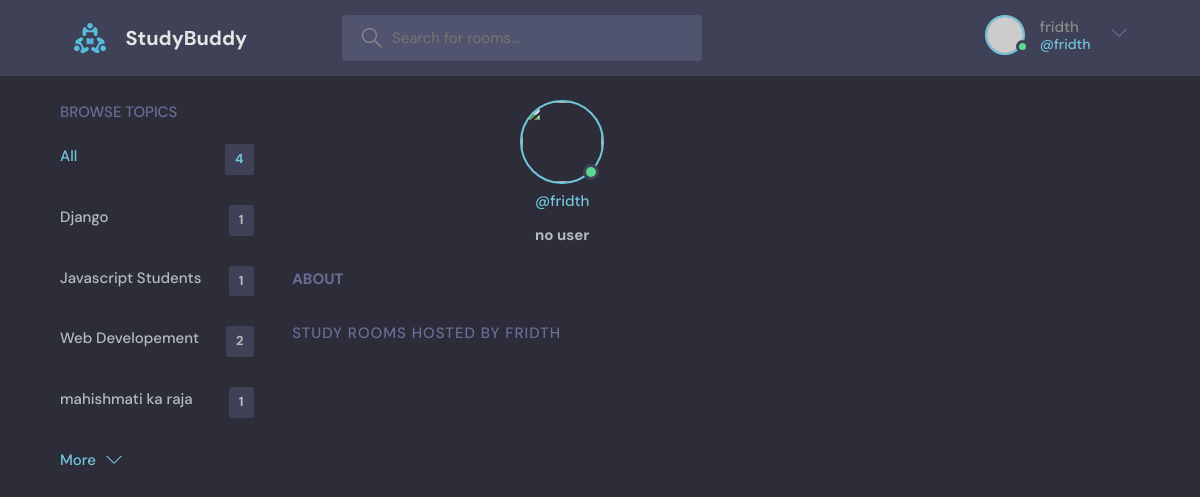
/userprofile/3/, run on an earlier commit of the app's database.
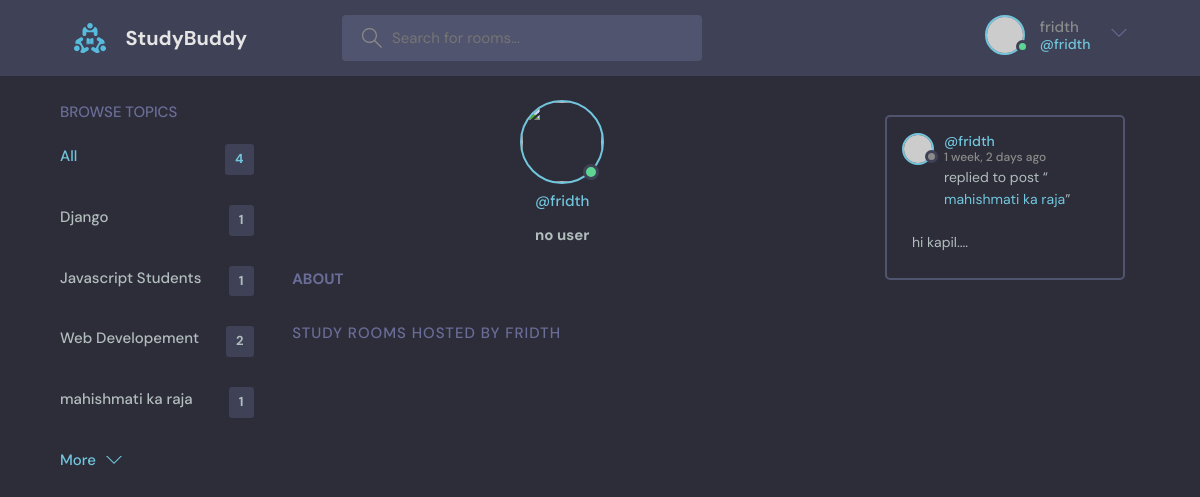
And on a later commit of the database.
### base/models.py (models this page shows, shortened)
class Topic(models.Model):
    name=models.CharField(max_length=200)
    def __str__(self):
        return self.name

class Message(models.Model):
    user=models.ForeignKey(User,on_delete=models.CASCADE, default=True)
    room=models.ForeignKey(Room, on_delete=models.CASCADE )
    body=models.TextField()
    updated=models.DateTimeField(auto_now=True)
    created=models.DateTimeField(auto_now_add=True)
    class Meta():
        ordering= ['-updated','-created']
    def __str__(self):
        return self.body[0:50]

class Room(models.Model):
    host=models.ForeignKey(User,on_delete=models.SET_NULL, null=True)
    topic=models.ForeignKey(Topic, on_delete=models.SET_NULL, null=True)
    name=models.CharField(max_length=100)
    description=models.TextField(null=True , blank=True)
    participants=models.ManyToManyField(User, related_name='participants',blank=True)
    updated=models.DateTimeField(auto_now=True)
    created=models.DateTimeField(auto_now_add=True)
    class Meta():
        ordering= ['-updated','-created']

### base/views.py (the view)
# urls.py: path('userprofile/<str:pk>/', views.UserProfile, name='user-profile'),
def UserProfile(request,pk):
    user=User.objects.get(id=pk)
    rooms = user.room_set.all()
    room_messages = user.message_set.all()
    topics = Topic.objects.all()
    context={'user':user,'room_messages':room_messages,'rooms':rooms, 'topic':topics}
    return render(request,'base/profile.html',context)

### base/templates/base/profile.html (shortened to what this page needs)
{% extends 'main.html' %}
{% block content %}
<main class="profile-page layout layout--3">
  <div class="container">
    {% include 'base/topic.html' %}
    <div class="roomList">
      <div class="profile">
        <div class="profile__avatar">
          <div class="avatar avatar--large active">
            <img src="{{user.avatar.url}}" />
          </div>
        </div>
        <div class="profile__info">
          <p>@{{user.username}}</p>
          {% if request.user == user %}
          <a href="{% url 'update-form' user.id %}" class="btn btn--main btn--pill">Edit Profile</a>
          {% else %}
          <h1>no user</h1>
          {% endif %}
        </div>
        <div class="profile__about">
          <h3>About</h3>
        </div>
      </div>
      <div class="roomList__header">
        <div>
          <h2>Study Rooms Hosted by {{user}}</a>
          </h2>
        </div>
      </div>
    </div>
    <div>
    {% include 'base/recent_activity.html' %}</div>
  </div>
</main>
{% endblock content %}

### base/templates/base/topic.html
<div class="topics">
    <div class="topics__header">
      <h2>Browse Topics</h2>
    </div>
    <ul class="topics__list">
      <li>
        <a href="{% url 'home' %}" class="active">All <span>{{topic.all.count}}</span></a>
      </li>
      {% for topic in topic %}
      <li>
        <a href="{% url 'home' %}?q={{topic.name}}">{{topic.name}}<span>{{topic.room_set.all.count}}</span></a>
      </li>
      {%endfor%}
    </ul>
    <a class="btn btn--link" href="{% url 'topics' %}">
      More
      <svg version="1.1" xmlns="http://www.w3.org/2000/svg" width="32" height="32" viewBox="0 0 32 32">
        <title>chevron-down</title>
        <path d="M16 21l-13-13h-3l16 16 16-16h-3l-13 13z"></path>
      </svg>
    </a>
  </div>

### base/templates/base/recent_activity.html (shortened to what this page needs)
{% for message in room_messages %}
<div class="activities__box">
    <div class="activities__boxHeader roomListRoom__header">
      <a href="{% url 'user-profile' message.user.id %}" class="roomListRoom__author">
        <div class="avatar avatar--small">
          <img src="https://randomuser.me/api/portraits/women/11.jpg" />
        </div>
        <p>
          @{{message.user}}
          <span>{{message.created|timesince}} ago</span>
        </p>
      </a>
    </div>
    <div class="activities__boxContent">
      <p>replied to post “<a href="{% url 'room' message.room.id %}">{{message.room.topic}}</a>”</p>
      <div class="activities__boxRoomContent">
        {{message}}....
      </div>
    </div>
  </div>
{% endfor %}

What changed in the data, as far as the page shows it:
added Message: user "fridth", created "1 week, 2 days", room.topic "mahishmati ka raja", body "hi kapil"
